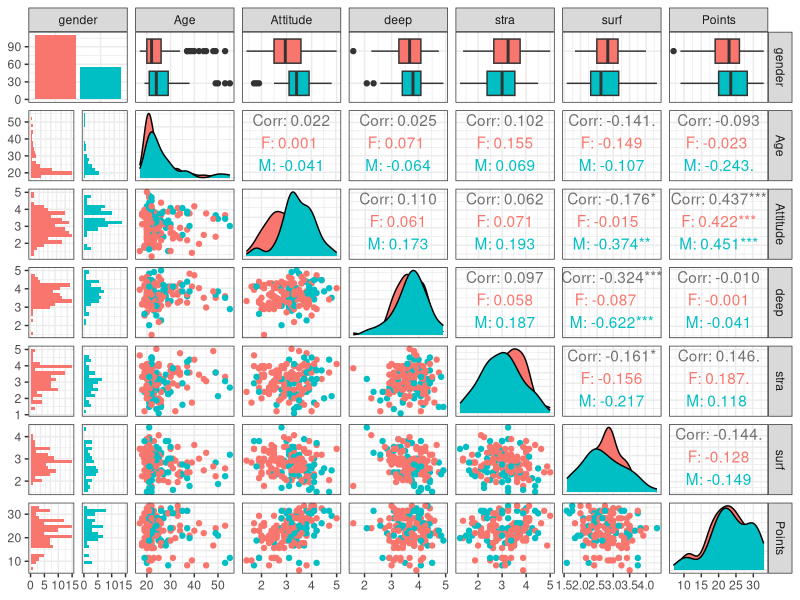
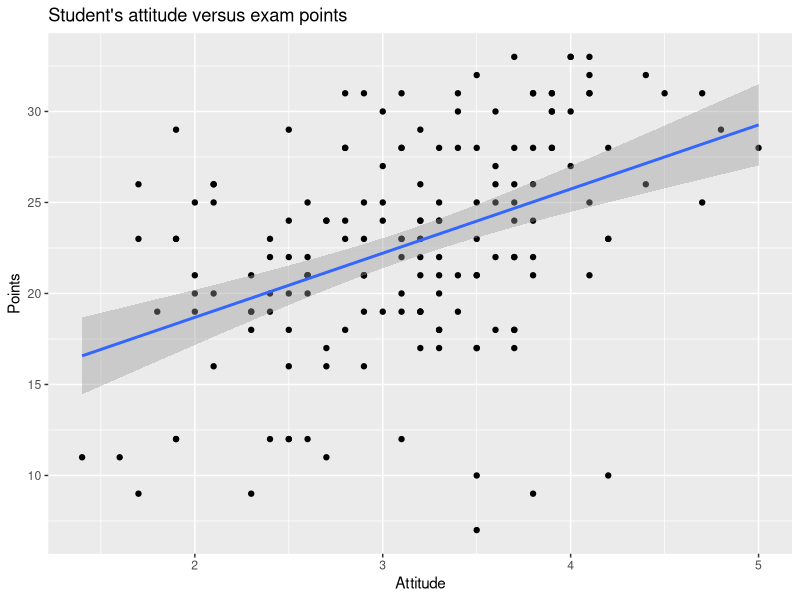
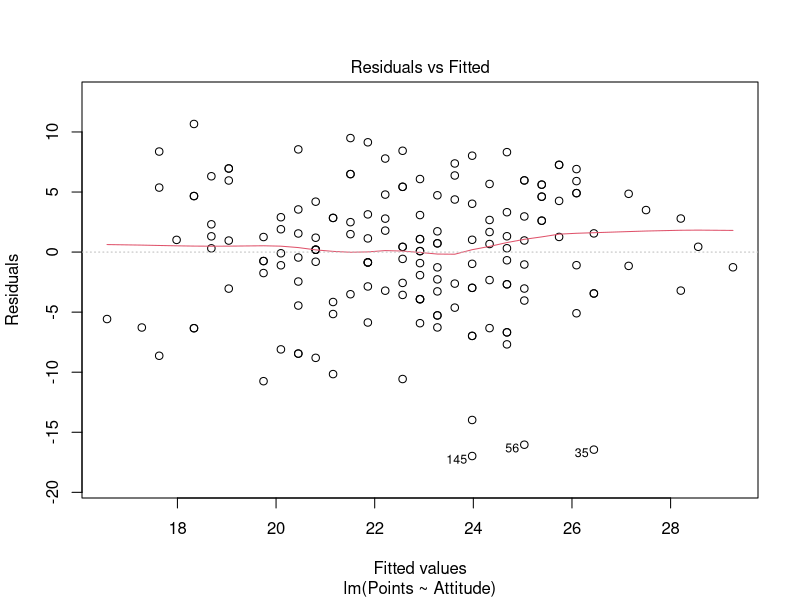
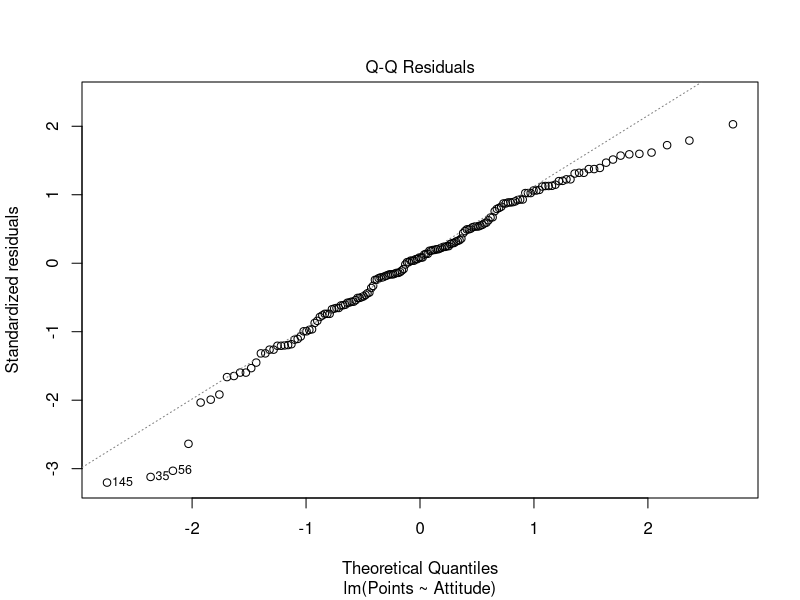
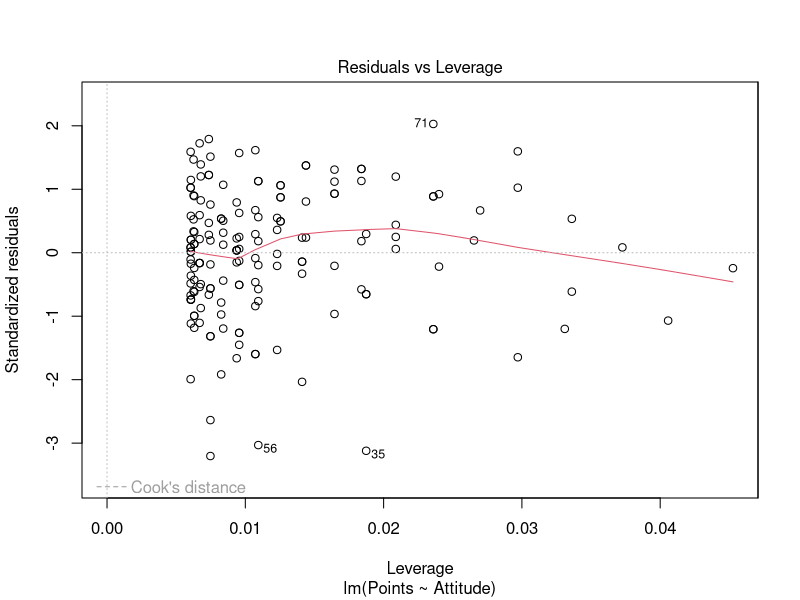

These charts were generated, in order, by the following R code:
## ---- chunk 1
date()
## ---- chunk 2
#The codes for this exercise is available inside data folder along with the file created
#create_learning2014.R
#assignment2_regression_and_model_validation_data_wrangling.csv
## ---- chunk 3
learning2014 <- read.csv("data/assignment2_regression_and_model_validation_data_wrangling.csv")
dim(learning2014)
## ---- chunk 4
str(learning2014)
## ---- chunk 5
summary(learning2014)
## ---- chunk 6
library(GGally) 
library(ggplot2)
# Draw the plot 
p <- ggpairs(learning2014, mapping = aes(col = gender), 
                     lower = list(combo = wrap("facethist", bins = 20))) + theme_bw()
p
## ---- chunk 7
# fit a linear model
my_model <- lm(Points ~ Attitude + stra+ surf, data = learning2014)
# print out a summary of the model
summary(my_model)
## ---- chunk 8
# fit a linear model with variangle with statistically significant relationship with Points, i.e Attitude
my_model <- lm(Points ~ Attitude, data = learning2014)
# print out a summary of the model
summary(my_model)
## ---- chunk 9
library(ggplot2)
qplot(Attitude, Points, data = learning2014) + geom_smooth(method = "lm") + ggtitle("Student's attitude versus exam points")
## ---- chunk 10
#R makes it easy to graphically explore the validity of your model assumptions. If you give a linear model object as the first argument to the `plot()` function, the function automatically assumes you want diagnostic plots and will produce them. You can check the help page of plotting an lm object by typing `?plot.lm` or `help(plot.lm)` to the R console. 

#In the plot function you can then use the argument `which` to choose which plots you want. `which` must be an integer vector corresponding to the following list of plots:
#which | graphic                                 
#----- | --------
#1     | Residuals vs Fitted values 
#2     | Normal QQ-plot
#3     | Standardized residuals vs Fitted values
#4     | Cook's distances
#5     | Residuals vs Leverage 
#6     | Cook's distance vs Leverage
## ---- chunk 11
# draw diagnostic plots using the plot() function. Choose the plots 1, 2 and 5
#Residuals vs Fitted values
plot(my_model, which = 1)
## ---- chunk 12
#Normal QQ-plot
plot(my_model, which = 2)
## ---- chunk 13
#Residuals vs Leverage
plot(my_model, which = 5)
